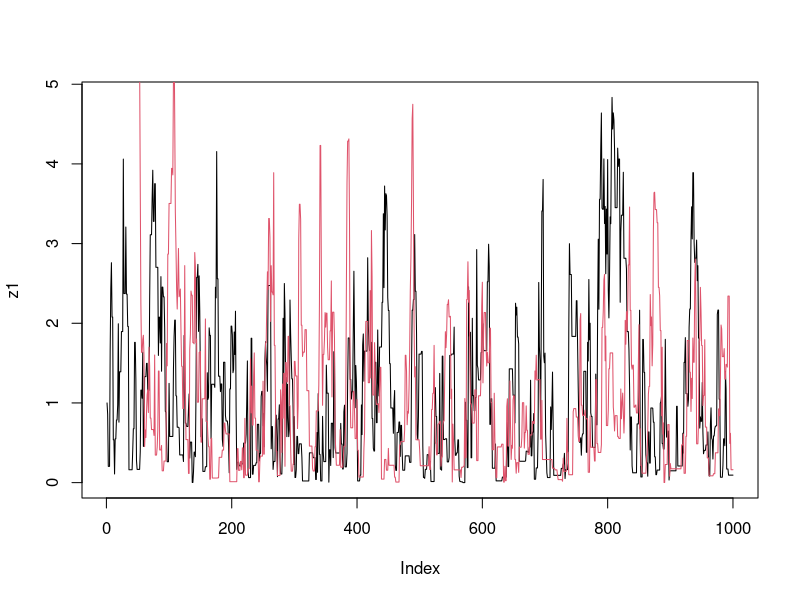
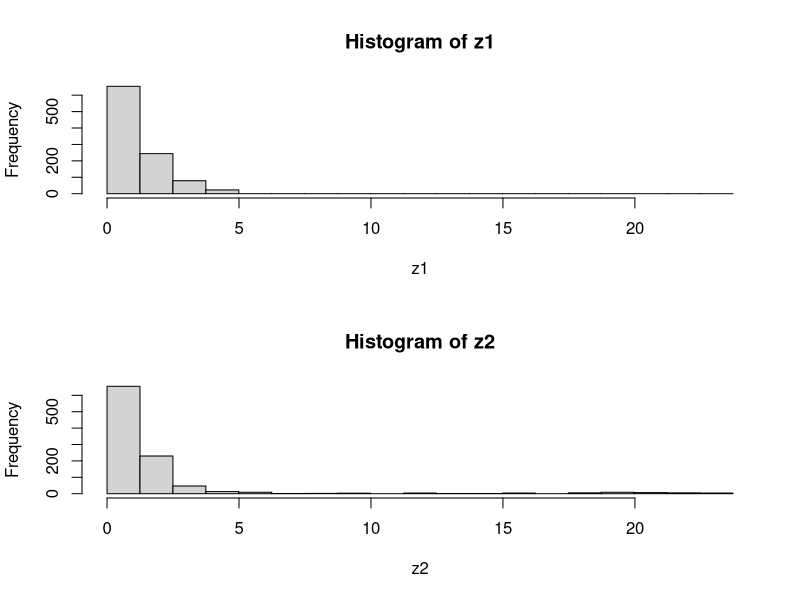
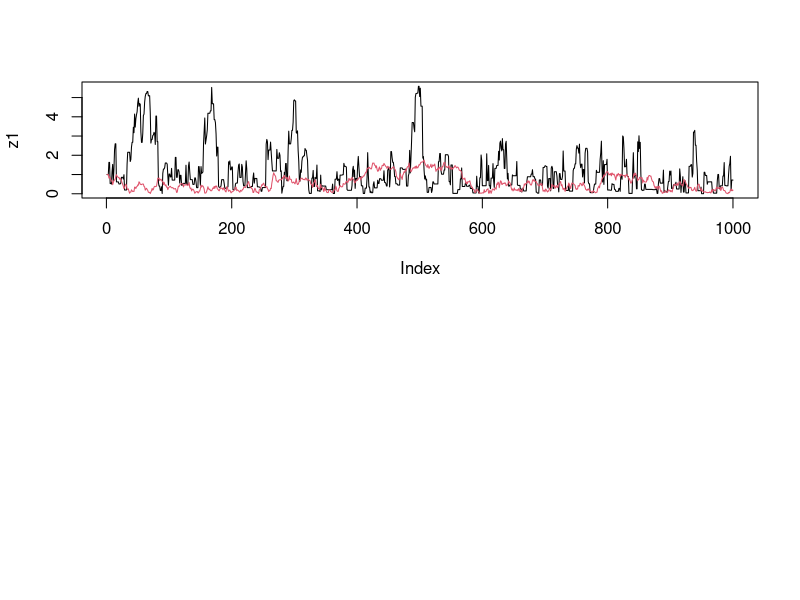
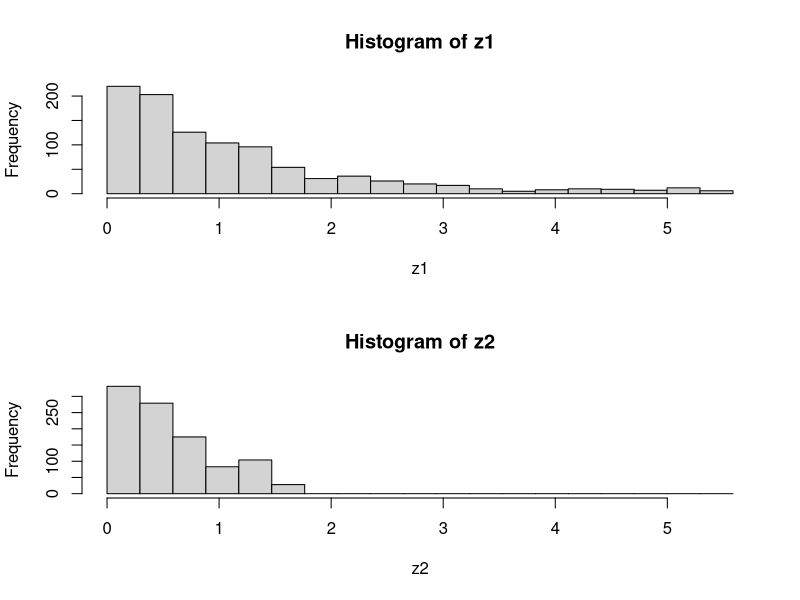

R code for these plots, in order: (Note: this script raises an error after producing the figures.)
## ---- chunk 1
target = function(x){
  if(x<0){
    return(0)}
  else {
    return(exp(-x))
  }
}
## ---- chunk 2
### Copy of easyMCMC fucntion from the lecture note 

easyMCMC = function(niter, startval, proposalsd){
  x = rep(0,niter)
  x[1] = startval     
  for(i in 2:niter){
    currentx = x[i-1]
    proposedx = rnorm(1,mean=currentx,sd=proposalsd) 
    A = target(proposedx)/target(currentx)
    if(runif(1)<A){
      x[i] = proposedx       # accept move with probabily min(1,A)
    } else {
      x[i] = currentx        # otherwise "reject" move, and stay where we are
    }
  }
  return(x)
}

## ---- chunk 3
z1=easyMCMC(1000,1,1)
z2=easyMCMC(1000,20,1)

plot(z1,type="l")
lines(z2,col=2)

par(mfcol=c(2,1)) #rather odd command tells R to put 3 graphs on a single page
maxz=max(c(z1,z2))
hist(z1,breaks=seq(0,maxz,length=20))
hist(z2,breaks=seq(0,maxz,length=20))

## ---- chunk 4
z1=easyMCMC(1000,1,1)
z2=easyMCMC(1000,1,0.1)

plot(z1,type="l")
lines(z2,col=2)

par(mfcol=c(2,1)) #rather odd command tells R to put 3 graphs on a single page
maxz=max(c(z1,z2))
hist(z1,breaks=seq(0,maxz,length=20))
hist(z2,breaks=seq(0,maxz,length=20))

## ---- chunk 5
target = function(x){
  
  return((x>0 & x <1) + (x>2 & x<3))
}
## ---- chunk 6
z1=easyMCMC(1000,0.5,1)
z2=easyMCMC(1000,2,1)

plot(z1,type="l")
lines(z2,col=2)

par(mfcol=c(2,1)) #rather odd command tells R to put 3 graphs on a single page
maxz=max(c(z1,z2))
hist(z1,breaks=seq(0,maxz,length=20))
hist(z2,breaks=seq(0,maxz,length=20))

## ---- chunk 7
z1=easyMCMC(1000,0.5,1)
z2=easyMCMC(1000,0.5,0.1)

plot(z1,type="l")
lines(z2,col=2)

par(mfcol=c(2,1)) #rather odd command tells R to put 3 graphs on a single page
maxz=max(c(z1,z2))
hist(z1,breaks=seq(0,maxz,length=20))
hist(z2,breaks=seq(0,maxz,length=20))

## ---- chunk 8

prior = function(p){
  if((p<0) || (p>1)){  # || here means "or"
    return(0)}
  else{
    return(1)}
}

likelihood = function(p, nAA, nAa, naa){
  return(p^(2*nAA) * (2*p*(1-p))^nAa * (1-p)^(2*naa))
}

psampler = function(nAA, nAa, naa, niter, pstartval, pproposalsd){
  p = rep(0,niter)
  p[1] = pstartval
  for(i in 2:niter){
    currentp = p[i-1]
    newp = currentp + rnorm(1,0,pproposalsd)
    A = prior(newp)*likelihood(newp,nAA,nAa,naa)/(prior(currentp) * likelihood(currentp,nAA,nAa,naa))
    if(runif(1)<A){
      p[i] = newp       # accept move with probabily min(1,A)
    } else {
      p[i] = currentp        # otherwise "reject" move, and stay where we are
    }
  }
  return(p)
}

## ---- chunk 9
z1=psampler(50,21,29,1000,0.5,0.01)
z2=psampler(50,21,29,1000,0.1,0.01)

## ---- chunk 10

par(mfcol=c(1,2)) #rather odd command tells R to put 3 graphs on a single page
maxz=max(c(z1,z2))

x=seq(0,1,length=1000)
hist(z1,prob=T)
lines(x,dbeta(x,122, 80)) 
hist(z2,prob=T)
lines(x,dbeta(x,122, 80))  # overlays beta density on histogram
## ---- chunk 11
z1=psampler(50,21,29,1000,0.5,0.01)
z2=psampler(50,21,29,1000,0.5,1)

## ---- chunk 12

par(mfcol=c(1,2)) #rather odd command tells R to put 3 graphs on a single page
maxz=max(c(z1,z2))

x=seq(0,1,length=1000)
hist(z1,prob=T)
lines(x,dbeta(x,122, 80)) 
hist(z2,prob=T)
lines(x,dbeta(x,122, 80))  # overlays beta density on histogram
## ---- chunk 13

prior_p = function(p){
  if((p<0) || (p>1)){  # || here means "or"
    return(0)}
  else{
    return(1)}
}

prior_f = function(f){
  if((f<0) || (f>1)){  # || here means "or"
    return(0)}
  else{
    return(1)}
}

likelihood = function(f, p, nAA, nAa, naa){
  return ((f*p+(1-f)*p*p)^nAA * ((1-f)*2*p*(1-p))^nAa * (f*(1-p)+(1-f)*(1-p)*(1-p))^naa)
}

fpsampler = function(nAA, nAa, naa, niter, fstartval, pstartval, fproposalsd, pproposalsd){
  f = rep(0,niter)
  p = rep(0,niter)
  f[1] = fstartval
  p[1] = pstartval
  for(i in 2:niter){
    currentf = f[i-1]
    currentp = p[i-1]
    newf = currentf + rnorm(1,0,fproposalsd)
    newp = currentp + rnorm(1,0,pproposalsd)
    A = prior_f(newf)*prior_p(newp)*likelihood(newf,newp,nAA,nAa,naa)/(prior_f(currentf)*prior_p(currentp) * likelihood(currentf,currentp,nAA,nAa,naa))
    if(runif(1)<A){
      p[i] = newp
      f[i] = newf       # accept move with probabily min(1,A)
    } else {
      p[i] = currentp   # otherwise "reject" move, and stay where we are
      f[i] = currentf
    }
  }
  return(list(f=f,p=p)) # return a "list" with two elements named f and p
}

## ---- chunk 14
z = fpsampler(50,21,29,10000,0.5,0.5,0.01,0.01)

par(mfcol=c(1,2)) 
x=seq(0,1,length=1000)
hist(z$f,prob=T)
hist(z$p,prop=T)
## ---- chunk 15
mean(z$f)
mean(z$p)
median(z$f)
median(z$p)
## ---- chunk 16
# sort f and p in increasing order:
sorted_f = sort(z$f, decreasing = FALSE)
sorted_p = sort(z$p, decreasing = FALSE)

# get index for the lower and upper bound for the 90% confidence interval:
lb = length(sorted_f)*0.05+1
ub = length(sorted_f)*0.95

# Get the interval for f and p:
CI_f = c(sorted_f[lb], sorted_f[ub])
CI_p = c(sorted_p[lb], sorted_p[ub])

CI_f
CI_p

## ---- chunk 17

#' @param x an R vector of data
#' @param f a K by R matrix of allele frequencies
#' @return the log-likelihood for each of the K populations
log_pr_x_given_f = function(x,f){
  tf = t(f) #transpose f so tf is R by K
  return(colSums(x*log(tf)+(1-x)*log(1-tf)))
}

normalize = function(x){return(x/sum(x))} #used in sample_z below

#' @param x an n by R matrix of data
#' @param f a K by R matrix of allele frequencies
#' @return an n vector of group memberships
sample_z = function(x,f,pi){
  K = nrow(f)
  loglik_matrix = apply(x, 1, log_pr_x_given_f, f=f)
  lik_matrix = exp(loglik_matrix) 
  weighted_lik_matrix =  as.vector(pi)*lik_matrix
  p.z.given.x = apply(weighted_lik_matrix,2,normalize) # normalize columns
  z = rep(0, nrow(x))
  for(i in 1:length(z)){
    z[i] = sample(1:K, size=1,prob=p.z.given.x[,i],replace=TRUE)
  }
  return(z)
}


#' @param x an n by R matrix of data
#' @param z an n vector of cluster allocations
#' @return a 2 by R matrix of allele frequencies
sample_f = function(x, z){
  R = ncol(x)
  f = matrix(ncol=R,nrow=2)
  for(i in 1:2){
    sample_size = sum(z==i)
    if(sample_size==0){
      number_of_ones=rep(0,R) 
    } else {
      number_of_ones = colSums(x[z==i,])
    }
    f[i,] = rbeta(R,1+number_of_ones,1+sample_size-number_of_ones) 
  }
  return(f)
}

sample_pi = function(z,k=2){
    counts = colSums(outer(z,1:k,FUN="=="))
    pi = gtools::rdirichlet(1,counts+1)
    return(pi)
  }

gibbs = function(x,niter = 100){
  pi = rep(1/2,2) #initialize pi
  f0 = runif(ncol(x));  f1 = runif(ncol(x))
  z = sample(1:2,nrow(x),replace=TRUE)
  res = list(pi = matrix(nrow=niter,ncol=2), f0=matrix(nrow=niter, ncol=ncol(x)), f1=matrix(nrow=niter, ncol=ncol(x)), z = matrix(nrow=niter, ncol=nrow(x)))
  res$pi[1,]=pi
  res$f0[1,]=f0
  res$f1[1,]=f1
  res$z[1,]=z 
  
  for(i in 2:niter){
    pi = sample_pi(z,k=2)
    f = sample_f(x,z)
    z = sample_z(x,f,pi)
    res$pi[i,]=pi
    res$f0[i,]=f[1,]
    res$f1[i,]=f[2,]
    res$z[i,] = z
  }
  return(res)
}
  
## ---- chunk 18
set.seed(33)

# generate from mixture of normals
#' @param n number of samples
#' @param f a 2 by R matrix of allele frequencies
r_simplemix = function(n,f){
  R = ncol(f)
  z = sample(1:2,prob=c(0.23,0.77),size=n,replace=TRUE) #simulate z as 1 or 2
  x = matrix(nrow = n, ncol=R)
  for(i in 1:n){
    x[i,] = rbinom(R,rep(1,R),f[z[i],])
  }
  return(list(x=x,z=z))
}
f = rbind(c(0.1,0.2,0.3,0.4,0.5,0.6),c(0.001,0.999,0.001,0.999,0.001,0.999))
sim = r_simplemix(n=50,f)
x = sim$x
## ---- chunk 19
  res = gibbs(x,10000)
  table(res$z[1,],sim$z)
  table(res$z[10000,],sim$z)
  image(t(res$z))
## ---- chunk 20
res$pi[1,]
res$pi[10000,]
## ---- chunk 21
res$f0[1,]
res$f0[10000,]
## ---- chunk 22
res$f1[1,]
res$f1[10000,]
